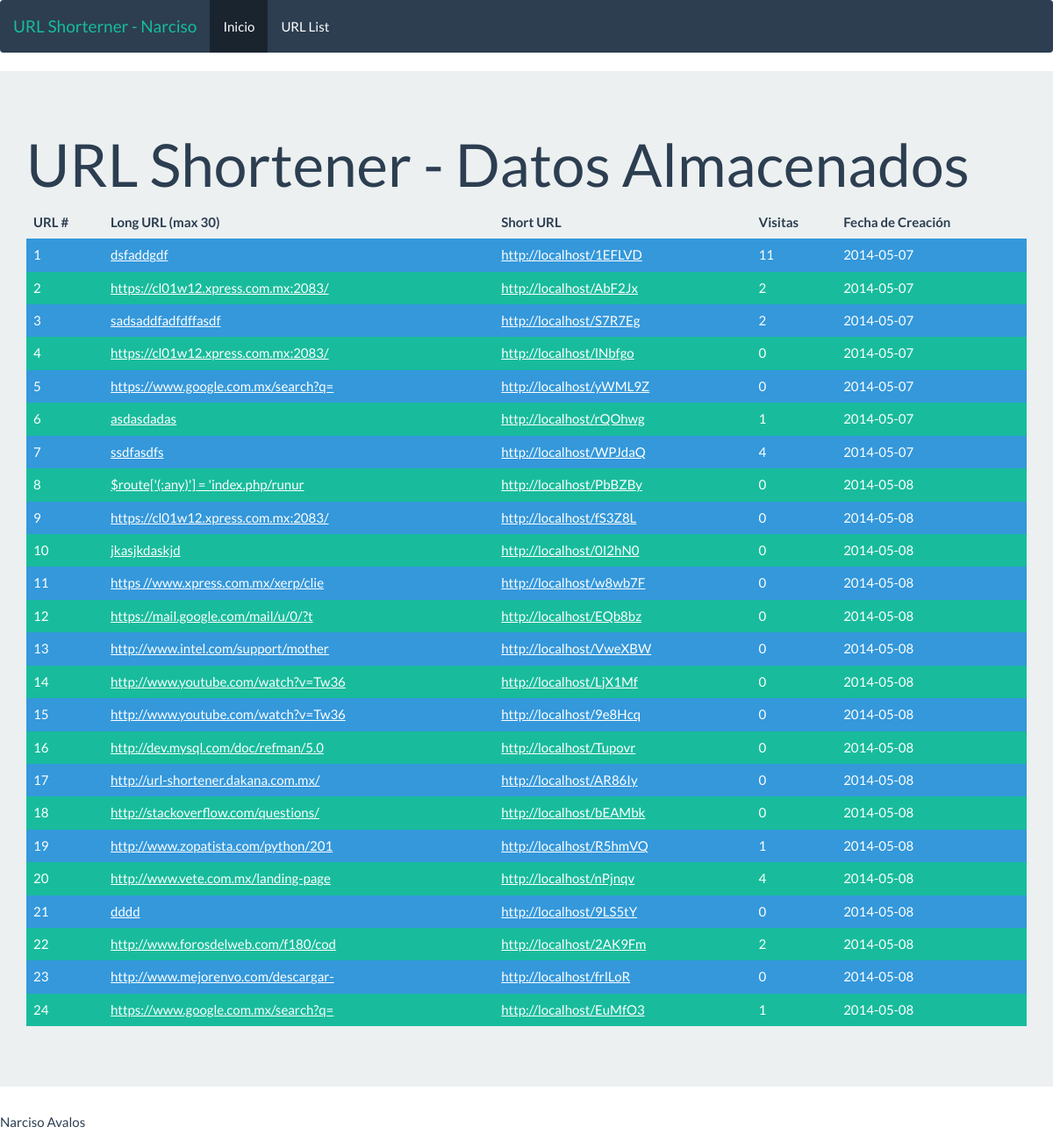
Page /index.php/urlslist/index_list on the committed database.
### tables this page shows
CREATE TABLE IF NOT EXISTS `myurls` (
  `id_url` int(11) NOT NULL auto_increment,
  `long_url` text NOT NULL,
  `alias_url` varchar(256) NOT NULL,
  `visitas_url` int(11) NOT NULL,
  `creacion_url` date NOT NULL,
  PRIMARY KEY  (`id_url`)
);

### application/controllers/urlslist.php (called while the page is built, shortened)
<?php if (!defined('BASEPATH')) exit('No direct script access allowed');
    class Urlslist extends CI_Controller{
        public function index_list() {
            $this->load->model('urls','',TRUE);
            $this->load->helper('text');
            $datos=$this->urls->listaurls();
            $export['datos']=$datos;
            $this->load->view('templates/header');
            $this->load->view('urllist',$export);
            $this->load->view('templates/footer');
        }
    }
?>

### index.php (called while the page is built, shortened)
<?php
require_once BASEPATH.'core/CodeIgniter.php';

### application/models/urls.php (called while the page is built, shortened)
<?php
Class Urls extends CI_Model{
    function listaurls(){
  		$urls=array();
        $urls[] = array('id_url', 'long_url', 'alias_url', 'visitas_url', 'creacion_url');
        $query = $this->db->query('select * from myurls order by creacion_url');
        if ($query->num_rows() > 0){
            foreach ($query->result_array() as $row){
                $urls[] = $row;
            }
        }else{
            $urls['id_url']='error en 0';
        }
        return $urls;
  	}
}
?>

### application/views/urllist.php (the view)
<section class="jumbotron">
   <h1>URL Shortener - Datos Almacenados</h1>
  	<table class="table table-striped table-hover ">
  		<thead>
    		<tr class="active">
		      <th>URL #</th>
		      <th>Long URL (max 30)</th>
		      <th>Short URL</th>
		      <th>Visitas</th>
		      <th>Fecha de Creación</th>
    		</tr>
  		</thead>
  		<tbody>
  	<?php
  		$cont=0;
  		foreach ($datos as $row){
  			if ($cont>0) {
  				if ($cont%2) {
  					$clase="info";
  				}else{
					$clase="success";
  				}
  	?>
				<tr class="<?= $clase; ?>" >
					<td class="center"><?php echo $row['id_url'];?></td>
					<td class="center">
						<a href="<?= $row['long_url']; ?>" alt="<?= $row['long_url']; ?>" >
							<?php echo substr($row['long_url'],0,35);?>
						</a>
					</td>
					<td class="center">
						<a href="<?php echo base_url()."".$row['alias_url'];?>"
							alt="<?php echo base_url()."".$row['alias_url'];?>"
							>
							<?php echo base_url()."".$row['alias_url'];?>
						</a>
					</td>
					<td class="center"><?php echo $row['visitas_url'];?></td>
					<td class="center"><?php echo $row['creacion_url'];?></td>
				</tr>
	<?php
			}
			$cont+=1;
		}
  	?>
  	</table>
</section>

### application/views/templates/header.php (shortened to what this page needs)
<!doctype html>
<html lang="en">
<head>
    <link rel="stylesheet" href="<?= base_url().'/statics'?>/css/bootstrap.css" media="screen">
</head>
<body>
	<div class="navbar navbar-default">
  <div class="navbar-header">
    <a class="navbar-brand" href="<?= base_url();?>">URL Shorterner - Narciso</a>
  </div>
  <div class="navbar-collapse collapse navbar-responsive-collapse">
    <ul class="nav navbar-nav">
      <li class="active"><a href="<?= base_url();?>">Inicio</a></li>
      <li><a href="urlslist/index_list">URL List</a></li>
    </ul>
  </div>
</div>

### application/views/templates/footer.php
	<footer>
		<p>
			Narciso Avalos
		</p>
	</footer>
</body>
</html>

### rows in the picture
myurls: id_url "1", long_url "dsfaddgdf", alias_url "1EFLVD", visitas_url "11", creacion_url "2014-05-07"
myurls: id_url "2", long_url "https://cl01w12.xpress.com.mx:2083/", alias_url "AbF2Jx", visitas_url "2", creacion_url "2014-05-07"
myurls: id_url "3", long_url "sadsaddfadfdffasdf", alias_url "S7R7Eg", visitas_url "2", creacion_url "2014-05-07"
myurls: id_url "4", long_url "https://cl01w12.xpress.com.mx:2083/", alias_url "lNbfgo", visitas_url "0", creacion_url "2014-05-07"
myurls: id_url "5", long_url "https://www.google.com.mx/search?q=", alias_url "yWML9Z", visitas_url "0", creacion_url "2014-05-07"
myurls: id_url "6", long_url "asdasdadas", alias_url "rQOhwg", visitas_url "1", creacion_url "2014-05-07"
myurls: id_url "7", long_url "ssdfasdfs", alias_url "WPJdaQ", visitas_url "4", creacion_url "2014-05-07"
myurls: id_url "8", long_url "$route['(:any)'] = 'index.php/runur", alias_url "PbBZBy", visitas_url "0", creacion_url "2014-05-08"
myurls: id_url "9", long_url "https://cl01w12.xpress.com.mx:2083/", alias_url "fS3Z8L", visitas_url "0", creacion_url "2014-05-08"
myurls: id_url "10", long_url "jkasjkdaskjd", alias_url "0I2hN0", visitas_url "0", creacion_url "2014-05-08"
myurls: id_url "11", long_url "https //www.xpress.com.mx/xerp/clie", alias_url "w8wb7F", visitas_url "0", creacion_url "2014-05-08"
myurls: id_url "12", long_url "https://mail.google.com/mail/u/0/?t", alias_url "EQb8bz", visitas_url "0", creacion_url "2014-05-08"
myurls: id_url "13", long_url "http://www.intel.com/support/mother", alias_url "VweXBW", visitas_url "0", creacion_url "2014-05-08"
myurls: id_url "14", long_url "http://www.youtube.com/watch?v=Tw36", alias_url "LjX1Mf", visitas_url "0", creacion_url "2014-05-08"
myurls: id_url "15", long_url "http://www.youtube.com/watch?v=Tw36", alias_url "9e8Hcq", visitas_url "0", creacion_url "2014-05-08"
myurls: id_url "16", long_url "http://dev.mysql.com/doc/refman/5.0", alias_url "Tupovr", visitas_url "0", creacion_url "2014-05-08"
myurls: id_url "17", long_url "http://url-shortener.dakana.com.mx/", alias_url "AR86Iy", visitas_url "0", creacion_url "2014-05-08"
myurls: id_url "18", long_url "http://stackoverflow.com/questions/", alias_url "bEAMbk", visitas_url "0", creacion_url "2014-05-08"
myurls: id_url "19", long_url "http://www.zopatista.com/python/201", alias_url "R5hmVQ", visitas_url "1", creacion_url "2014-05-08"
myurls: id_url "20", long_url "http://www.vete.com.mx/landing-page", alias_url "nPjnqv", visitas_url "4", creacion_url "2014-05-08"
myurls: id_url "21", long_url "dddd", alias_url "9LS5tY", visitas_url "0", creacion_url "2014-05-08"
myurls: id_url "22", long_url "http://www.forosdelweb.com/f180/cod", alias_url "2AK9Fm", visitas_url "2", creacion_url "2014-05-08"
myurls: id_url "23", long_url "http://www.mejorenvo.com/descargar-", alias_url "frlLoR", visitas_url "0", creacion_url "2014-05-08"
myurls: id_url "24", long_url "https://www.google.com.mx/search?q=", alias_url "EuMfO3", visitas_url "1", creacion_url "2014-05-08"
